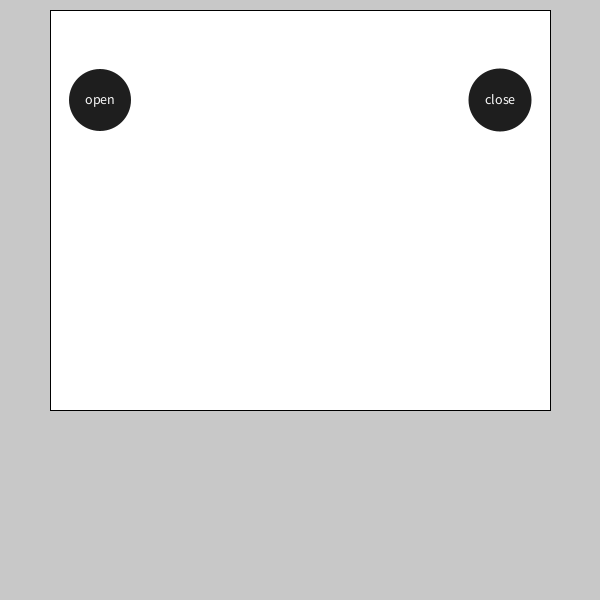
Frame 1 (no input)
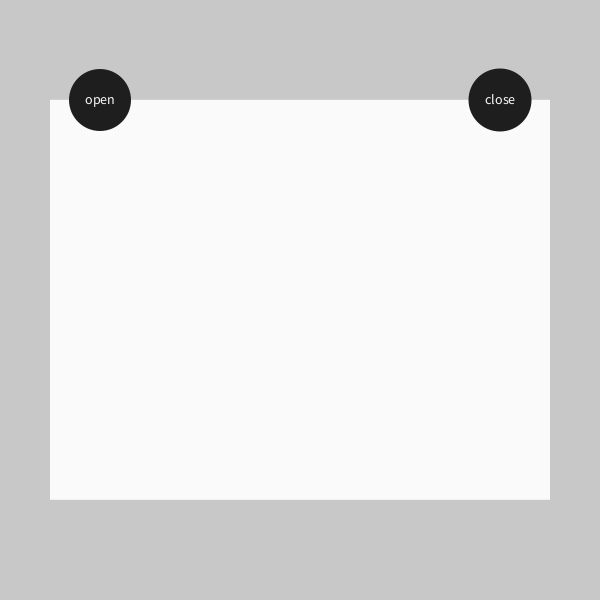
Frame 60 (the mouse pressed at the canvas centre just before this capture)
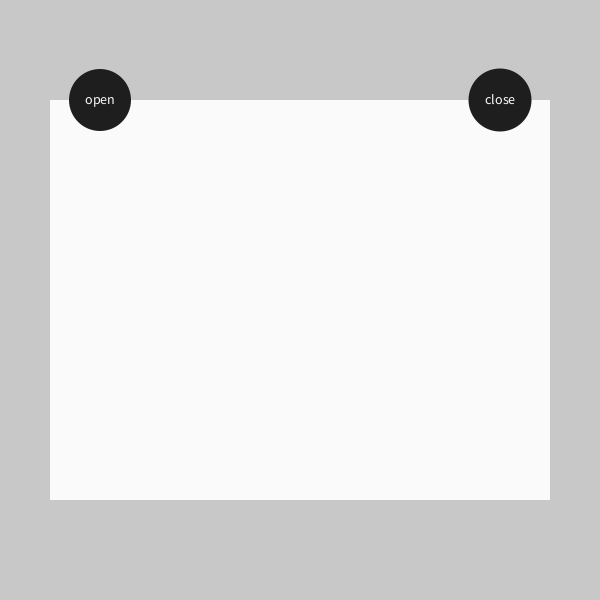
Frame 120 (the mouse held since frame 60 and released just before this capture)

The Processing sketch that drew these frames (run headless with seeded random() and noise(); from frame 60 on, the mouse is pressed at the canvas centre):

// Processing sketch: circleButtonClass
// ── circleButtonClass.pde
ButCircle butCircle1, butCircle2 ;
//Boolean TEXT BOX UP OR NOT 
boolean boxUp;

float posY;


void setup(){
size(600, 600);
background(2);

//TEXT BOX ELEMENTS
  boxUp = true; 
  posY = 0;

//BUTTONS CIRCLE ELEMENTS
  butCircle1 = new ButCircle(100, 100, 50, "open");
  butCircle2 = new ButCircle(500, 100, 50, "close");

}//END SETUP 


void draw() {
  background(200);

  textBox(posY);

//BUTTONS
//
  butCircle1.display();

//  butCircle2.update();
  butCircle2.display();


}


// ── class.pde


class ButCircle {
  String text;
  float tw; 
  int circX, circY;  // Ellipse Button Pos
  int circSize;// Ellipse diameter
  color botColorNormal;
  color botColorOver;
  color botColorPressed;
  color botCurrentColor;
  boolean botOver;


  //CONSTUCTOR
  ButCircle(int _x, int _y, int _size, String _t) {
    text = _t;
    tw = textWidth(text);
    circX = _x;
    circY = _y;
    circSize = _size + int(tw/2); 
    botColorNormal = color(30);
    botColorOver = color(100);
    botColorPressed = color(200, 0, 0);
    botCurrentColor = color(0);
    botOver = false;
  }//COONSTRUCTOR ENDS


  //METHODS
  //CHECK IF IS OVER OR NOT
  void display() {

    //update 
    if ( overCircle(circX, circY, circSize) ) {
      botOver = true;
    } else {
      botOver = false;
    }//end update 

      //change color button
    if (botOver) {
      if (mousePressed == true) {         
        botCurrentColor = botColorPressed;
        //select button
        if (text == "close") { boxUp = false; }
        if (text == "open") { boxUp = true; }
      } else {
        botCurrentColor = botColorOver;
      }//mousePressed end
    }//if (botOver) END
    //Set nor al color state
    else { 
      botCurrentColor = botColorNormal;
    }

    //ELLIPSE GRAPHICS
    fill(botCurrentColor); 
    noStroke();
    ellipseMode(CENTER);
    ellipse(circX, circY, circSize, circSize);
    //TEXT BUTTON
    fill(250);
    textAlign(CENTER); 
    textSize(14);
    text(text, circX, circY+4);

  }//DISPLAY END


  //CHECK IF IS INSIDE
  boolean overCircle(int x, int y, int diameter) {  
    float disX = x - mouseX;
    float disY = y - mouseY;
    if (sqrt(sq(disX) + sq(disY)) < diameter/2 ) {
      return true;
    } else {
      return false;
    }
  }//overCircle

}//CLASS CLOSE


void textBox(float _posY) {
  //  float posY =_posY;
  if (boxUp) {
    posY = lerp(posY, 100, .1);
  }
  else {
    posY = lerp(posY, 600, .1);
  }
  pushMatrix();
  translate(0, posY);
  rect(50, 0, 500, 400);
  popMatrix();
}//CLOSE textBox
